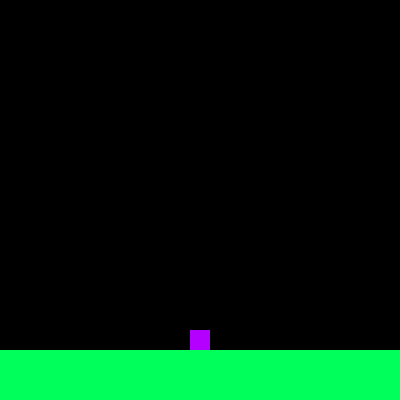
Frame 1 (no input)
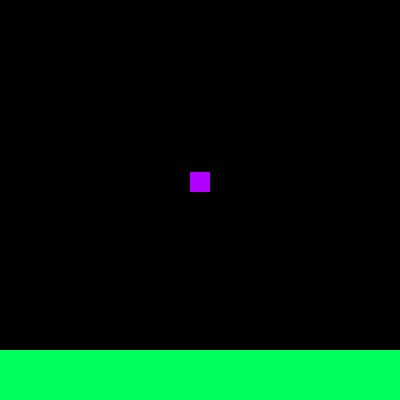
Frame 60 (the mouse pressed at the canvas centre just before this capture)
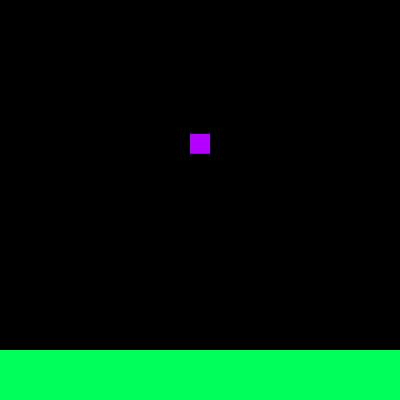
Frame 120 (the mouse held since frame 60 and released just before this capture)

The Processing sketch that drew these frames (run headless with seeded random() and noise(); from frame 60 on, the mouse is pressed at the canvas centre):

// Processing sketch: processing_2066
// ── processing_2066.pde

float x,y;
float sol=50;
float v0=100;
float v=200;
float R=20;
int e;
float T0,T1=0,DT;

void setup() {
  colorMode(HSB);
  smooth();
  size(400,400);
  x=width/2;
  y=height-sol-R/2;
  T0=0;
}

void draw() {
  float x0=0;
  float y0=0;
  float A=0;
  if(T0==0) T0=millis();
  DT=(millis()-T0)/1000;
  T0=millis();
  noStroke();
  fill(0,255);
  rect(0,0,width,height);

  v=v-v0*DT;
  y=-v*DT+y;
  if(y>height-sol-R/2) {
    v=-v;
    e=3;
  }
  if(e==3) {
    T1=T1+DT;
    float B=10*exp(-T1/100);
    float A0=0.1*exp(-T1/100);
    if (T1<1) {
      x0=random(-B,B);
      y0=random(-B,B);
      A=random(-A0,A0);
    }
    if(T1>1){
      e=0;
      T1=0;
      
    }
  }
  fill(color(100,255,255));
  pushMatrix();
  
  translate(width/2+x0,y0+height-sol/2);
  rotate(A);
  //translate(x0,y0);
    rect(-width/2,-sol/2,width,sol);

  popMatrix();
  fill(color(200,255,255));
  pushMatrix();
    translate(x+x0,y+y0);
  rotate(A);

  rect(-R/2,-R/2,R,R);
  popMatrix();
}
